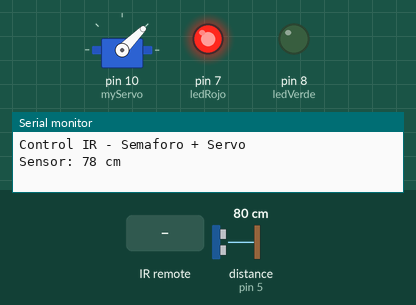
Recording of a sketch running on a simulated Arduino Uno, built with avr-gcc and run on an emulated ATmega328P. On the bench: servo, output pins drawn as LEDs (lit = HIGH), the last lines printed to the serial monitor. Wiring (inferred from the names in the program): ultrasonic range finder: trigger pin 6; echo pin 5. Inputs (shaded band) come from the test bench; at power-on: distance to the obstacle (sensor on pin 5) 80 cm. The echo pulse lasts 58.3 µs per cm; pins used as bus, display or sensor lines are not drawn.

Above: at 1.2 s.
1.3 s: distance to the obstacle (sensor on pin 5) set to 96 cm
2.8 s: distance to the obstacle (sensor on pin 5) set to 106 cm
At 4.3 s:
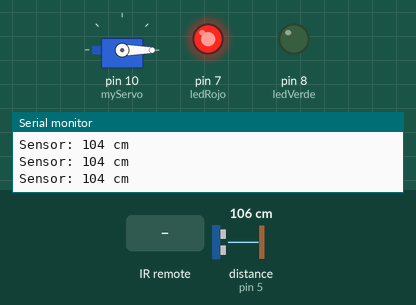
4.6 s: distance to the obstacle (sensor on pin 5) set to 2 cm
At 5.8 s:
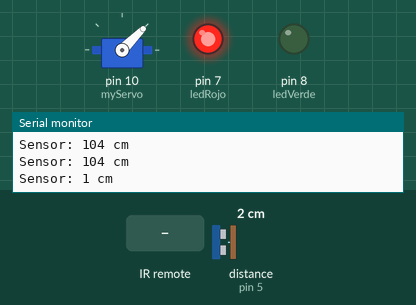
6.1 s: infrared code 0x1A received
At 7.2 s:
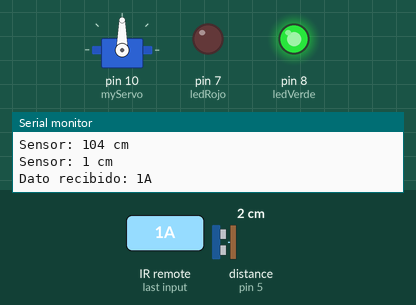
7.7 s: distance to the obstacle (sensor on pin 5) set to 103 cm
At 9.2 s:
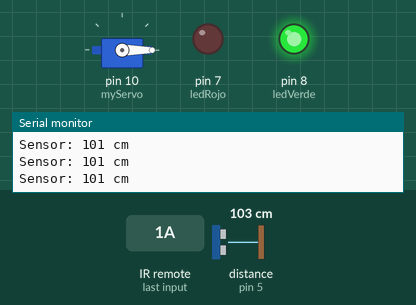
9.5 s: distance to the obstacle (sensor on pin 5) set to 4 cm
At 10.5 s:
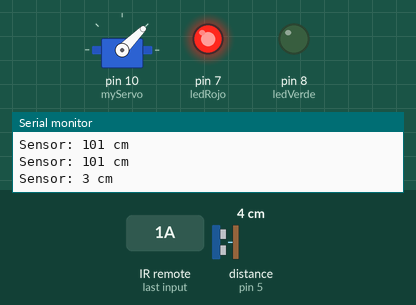
Timing chart, 0 to 12.0 s (numbered marks = the images above; inputs shaded):
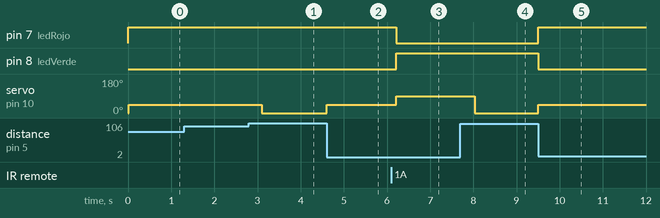

Measured:
- the behaviour switches between 101 and 102 cm on distance to the obstacle (sensor on pin 5) (found by bisection; images 0 and 1)
- after the input at 1.3 s, every drawn part: stays the same
- after the input at 2.8 s, servo on pin 10 (myServo): 45° → 0° after 0.30 s
- after the input at 4.6 s, servo on pin 10 (myServo): 0° → 45° at once
- after the input at 6.1 s, pin 7 (ledRojo): HIGH → LOW after 0.11 s; pin 8 (ledVerde): LOW → HIGH after 0.11 s; servo on pin 10 (myServo): 45° → 90° after 0.11 s
- after the input at 7.7 s, servo on pin 10 (myServo): 90° → 0° after 0.33 s
- after the input at 9.5 s, pin 7 (ledRojo): LOW → HIGH at once; pin 8 (ledVerde): HIGH → LOW at once; servo on pin 10 (myServo): 0° → 45° at once

The sketch:

pluma_sensor_ir.ino
```cpp
#include <IRremote.h>
#include <Servo.h>

const byte IR_RECEIVE_PIN = 4;
const int trig = 6;
const int echo = 5;
const int ledRojo = 7;
const int ledVerde = 8;
Servo myServo;
bool plumaArriba = false;

int distancia(int trigPin, int echoPin) {
  digitalWrite(trigPin, LOW);
  delayMicroseconds(2);
  digitalWrite(trigPin, HIGH);
  delayMicroseconds(10);
  digitalWrite(trigPin, LOW);

  long duracion = pulseIn(echoPin, HIGH, 20000); // timeout 20ms
  int d = duracion / 59;
  return d;
}

void setup() {
  Serial.begin(115200);
  Serial.println("Control IR - Semaforo + Servo");

  IrReceiver.begin(IR_RECEIVE_PIN, ENABLE_LED_FEEDBACK);

  pinMode(trig, OUTPUT);
  pinMode(echo, INPUT);
  pinMode(ledRojo, OUTPUT);
  pinMode(ledVerde, OUTPUT);

  digitalWrite(ledRojo, LOW);
  digitalWrite(ledVerde, LOW);

  myServo.attach(10);
  myServo.write(0);
}

void loop() {
  int d1 = distancia(trig, echo);

  Serial.print("Sensor: ");
  Serial.print(d1);
  Serial.println(" cm");

  if (d1 < 100) {
    myServo.write(45); // Bajar pluma
    plumaArriba = true;
    digitalWrite(ledVerde, LOW);
    digitalWrite(ledRojo, HIGH);

    do {
      d1 = distancia(trig, echo); // <-- ACTUALIZA la distancia dentro del ciclo

      if (IrReceiver.decode()) {
        int dato = IrReceiver.decodedIRData.command;
        Serial.print("Dato recibido: ");
        Serial.println(dato, HEX);

        digitalWrite(ledRojo, LOW);
        digitalWrite(ledVerde, LOW);

        switch (dato) {
          case 0x18: // Botón 1 → Rojo + Servo 0°
            digitalWrite(ledRojo, HIGH);
            myServo.write(0);
            break;

          case 0x19: // Botón 2 → Amarillo (solo rojo) + Servo 45°
            digitalWrite(ledRojo, HIGH);
            myServo.write(45);
            break;

          case 0x1A: // Botón 3 → Verde + Servo 90°
            digitalWrite(ledVerde, HIGH);
            myServo.write(90);
            break;
        }

        IrReceiver.resume(); // <-- IMPORTANTE
      }

      delay(200); // Pequeño delay para estabilidad del sensor

    } while (d1 < 100); // <-- Se repite mientras haya algo cerca
  }else{
    	myServo.write(0); // Bajar
  	  }
}
```
